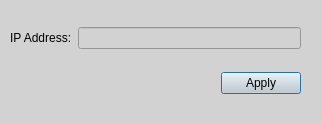
<?xml version="1.0" encoding="UTF-8"?>
<ui version="4.0">
 <class>liburdiConnectionDialog</class>
 <widget class="QDialog" name="liburdiConnectionDialog">
  <property name="geometry">
   <rect>
    <x>0</x>
    <y>0</y>
    <width>322</width>
    <height>123</height>
   </rect>
  </property>
  <property name="windowTitle">
   <string>Liburdi Connection Manager</string>
  </property>
  <property name="styleSheet">
   <string notr="true">background-color:rgb(210,210,210);</string>
  </property>
  <widget class="QWidget" name="verticalLayoutWidget">
   <property name="geometry">
    <rect>
     <x>10</x>
     <y>10</y>
     <width>291</width>
     <height>101</height>
    </rect>
   </property>
   <layout class="QVBoxLayout" name="verticalLayout">
    <item>
     <layout class="QHBoxLayout" name="horizontalLayout">
      <item>
       <widget class="QLabel" name="ipAddressLabel">
        <property name="text">
         <string>IP Address:</string>
        </property>
       </widget>
      </item>
      <item>
       <widget class="QLineEdit" name="ipAddressEdit"/>
      </item>
     </layout>
    </item>
    <item>
     <layout class="QHBoxLayout" name="horizontalLayout_2">
      <item>
       <spacer name="horizontalSpacer">
        <property name="orientation">
         <enum>Qt::Horizontal</enum>
        </property>
        <property name="sizeHint" stdset="0">
         <size>
          <width>40</width>
          <height>20</height>
         </size>
        </property>
       </spacer>
      </item>
      <item>
       <widget class="QPushButton" name="applyButton">
        <property name="text">
         <string>Apply</string>
        </property>
       </widget>
      </item>
     </layout>
    </item>
   </layout>
  </widget>
 </widget>
 <resources/>
 <connections/>
</ui>
